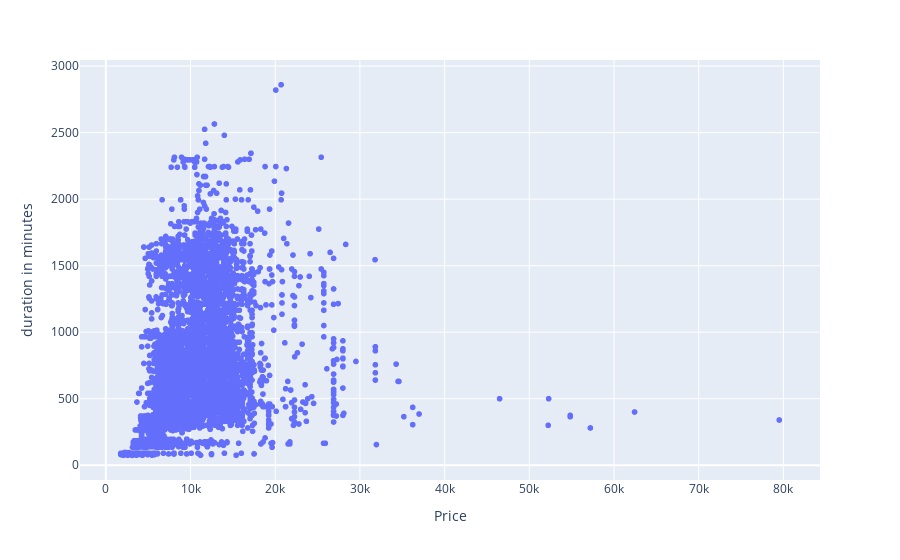

Write notebook code for a chart like this one.
### Code cell
px.scatter(df ,x= "Price" , y='duration in minutes' )

### Figure 1 — Plotly figure (JSON) as saved in the notebook; plotly's stock layout.template omitted (floating-point values rounded to 4 significant figures; data arrays with more than 128 entries replaced by an {"elided": "..."} marker saying what was removed)
{"data": [{"hovertemplate": "Price=%{x}<br>duration in minutes=%{y}<extra></extra>", "legendgroup": "", "marker": {"color": "#636efa", "symbol": "circle"}, "mode": "markers", "name": "", "showlegend": false, "type": "scattergl", "x": {"elided": "10682 int values"}, "xaxis": "x", "y": {"elided": "10682 int values"}, "yaxis": "y"}], "layout": {"legend": {"tracegroupgap": 0}, "margin": {"t": 60}, "xaxis": {"anchor": "y", "domain": [0, 1], "title": {"text": "Price"}}, "yaxis": {"anchor": "x", "domain": [0, 1], "title": {"text": "duration in minutes"}}}}
